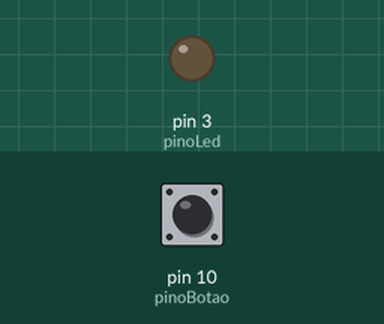
This sketch was run on a simulated Arduino Uno, built with avr-gcc and run on an emulated ATmega328P. On the bench: output pins drawn as LEDs (lit = HIGH). Dashed ring = blinking. Inputs (shaded band) come from the test bench; at power-on: pin 10 (pinoBotao) LOW.

Above: at 1.2 s.
1.3 s: pin 10 (pinoBotao) pulled HIGH for 1 s
At 3.0 s:
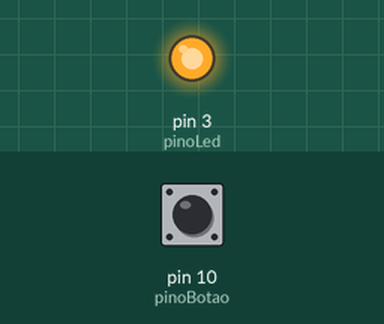
3.8 s: pin 10 (pinoBotao) pulled HIGH for 0.15 s
At 4.3 s:
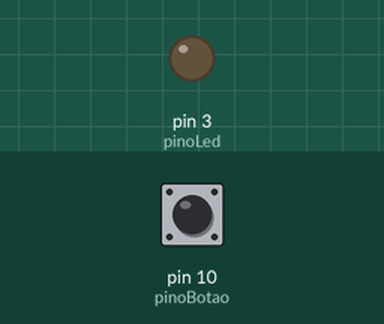
5.4 s: pin 10 (pinoBotao) pulled HIGH for 3.2 s
At 5.5 s:
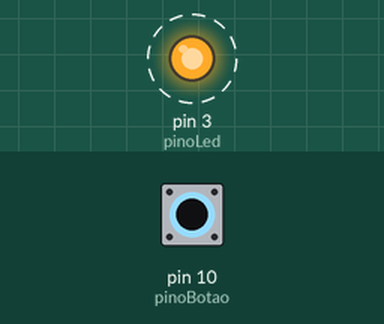
Timing chart, 0 to 9.9 s (numbered marks = the images above; inputs shaded):
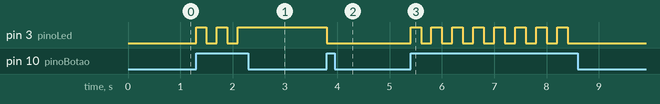

The sketch:

ligaLed.ino
```cpp
  const int pinoBotao = 10;
const int pinoLed = 3;

int estadoBotao = 0;
int estadoLed = 0;

void setup() {
  pinMode(pinoLed, OUTPUT);
  pinMode(pinoBotao, INPUT);
}

void loop() {
  estadoBotao = digitalRead(pinoBotao);
  if (estadoBotao == HIGH){
    if (estadoLed == 0){
      digitalWrite(pinoLed, HIGH);
      delay(200);
      estadoLed = 1;
    }else{
      digitalWrite(pinoLed, LOW);
      delay(200);
      estadoLed = 0;
    }
  }
}
```

Measured:
- after the input at 1.3 s, pin 3 (pinoLed): alternates HIGH for 0.20 s and LOW for 0.20 s, 5 changes in all, then stays HIGH, starting at once
- after the input at 3.8 s, pin 3 (pinoLed): HIGH → LOW at once
- after the input at 5.4 s, pin 3 (pinoLed): alternates HIGH for 0.20 s and LOW for 0.20 s, 16 changes in all, then stays LOW, starting at once
